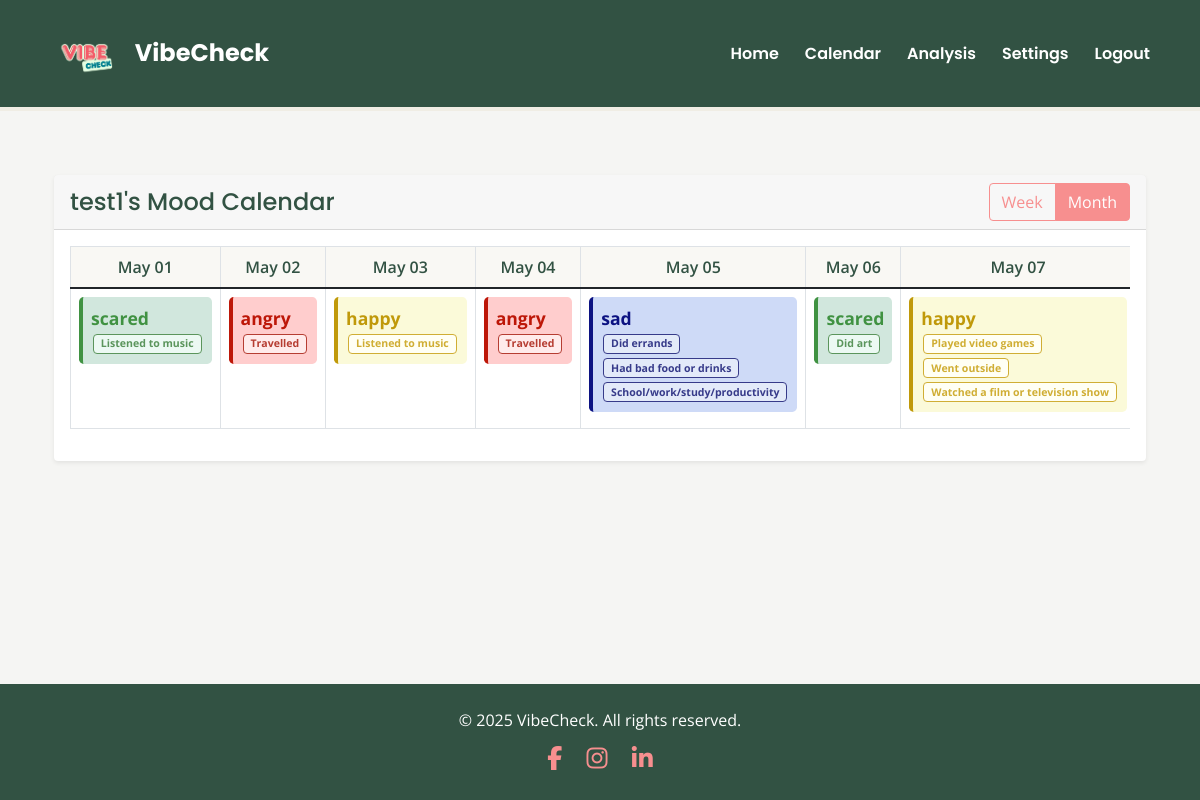
The page /calendar/test1 (signed in) on the database its author committed.
### app/models.py (models this page shows, shortened)
class User(UserMixin, db.Model):
    username = db.Column(db.String(30), primary_key=True)
    password = db.Column(db.String(100))
    privacy_setting = db.Column(db.String(20), default='friends')  # Can be 'public', 'friends', or 'private'
    moods = db.relationship('Mood', backref='user', lazy=True)
    friends = db.relationship(
        'User',
        secondary='friendships',
        primaryjoin=username==Friendship.user_id,
        secondaryjoin=username==Friendship.friend_id,
        backref='friend_of'
    )

class Mood(db.Model):
    id = db.Column(db.Integer, primary_key=True)
    mood = db.Column(db.String(50), nullable=False)
    reasons = db.Column(db.String(500), nullable=True)  # JSON string of selected reasons
    timestamp = db.Column(db.DateTime, nullable=False)
    user_id = db.Column(db.String(30), db.ForeignKey('user.username'), nullable=False)
    def get_reasons(self):
        return json.loads(self.reasons) if self.reasons else []
    @staticmethod
    def get_moods_for_date_range(user_id, start_date, end_date):
        moods = Mood.query.filter(
            Mood.user_id == user_id,
            Mood.timestamp >= start_date,
            Mood.timestamp <= end_date
        ).order_by(Mood.timestamp).all()
        mood_dict = {}
        for mood in moods:
            date_str = mood.timestamp.strftime('%Y-%m-%d')
            mood_dict[date_str] = mood
        return mood_dict

### app/main.py (the view, shortened to what this page needs)
@bp.route('/calendar/<user_id>')
@login_required
def calendar_view(user_id):
    user = User.query.get_or_404(user_id)
    today = datetime.now().date()
    week_start = today - timedelta(days=today.weekday())
    week_end = week_start + timedelta(days=6, hours=23, minutes=59, seconds=59)
    month_start = today.replace(day=1)
    if today.month == 12:
        month_end = today.replace(year=today.year + 1, month=1, day=1) - timedelta(days=1)
    else:
        month_end = today.replace(month=today.month + 1, day=1) - timedelta(days=1)
    week_dates = [week_start + timedelta(days=i) for i in range(7)]
    month_dates = []
    current_date = month_start
    while current_date <= month_end:
        month_dates.append(current_date)
        current_date += timedelta(days=1)
    week_moods = Mood.get_moods_for_date_range(user_id, week_start, week_end)
    month_moods = Mood.get_moods_for_date_range(user_id, month_start, month_end)
    return render_template('calendar.html',
                         user=user,
                         week_dates=week_dates,
                         month_dates=month_dates,
                         week_moods=week_moods,
                         month_moods=month_moods)

### app/__init__.py (called while the page is built)
def create_app(config_class=Config):
    app = Flask(__name__)
    app.config.from_object(config_class)
    if csrf_available:
        csrf = CSRFProtect(app)  # moved here to use app context directly
    db.init_app(app)
    login_manager.init_app(app)
    from app.auth import bp as auth_bp
    app.register_blueprint(auth_bp)
    from app.main import bp as main_bp
    app.register_blueprint(main_bp)
    os.makedirs(os.path.join(os.path.dirname(os.path.dirname(__file__)), 'instance'), exist_ok=True)
    from app.models import User, Mood, Friendship
    @login_manager.user_loader
    def load_user(id):
        return User.query.get(str(id))
    return app

### app/templates/calendar.html (shortened to what this page needs)
{% extends "base.html" %}
{% block head %}
<link rel="stylesheet" href="{{ url_for('static', filename='css/calendar.css') }}">
{% endblock %}
{% block content %}
<div class="container mt-4">
    <div class="row">
        <div class="col-12">
            <div class="card border-0 shadow-sm rounded-4 bg-light-subtle">
                <div class="card-header d-flex justify-content-between align-items-center">
                    <h4>{{ user.username }}'s Mood Calendar</h4>
                    <div class="btn-group">
                        <button type="button" class="btn btn-outline-theme" id="weekView">Week</button>
                        <button type="button" class="btn btn-outline-theme active" id="monthView">Month</button>
                    </div>
                </div>
                <div class="card-body">
                    <div id="monthCalendar">
                        <div class="table-responsive">
                            <table class="table table-bordered">
                                <thead>
                                    <tr>
                                        {% for day in month_dates %}
                                        <th>{{ day.strftime('%b %d') }}</th>
                                        {% endfor %}
                                    </tr>
                                </thead>
                                <tbody>
                                    <tr>
                                        {% for day in month_dates %}
                                        <td class="mood-cell" data-date="{{ day.strftime('%Y-%m-%d') }}">
                                            {% set mood = month_moods.get(day.strftime('%Y-%m-%d')) %}
                                            {% if mood %}
                                            <div class="mood-indicator bg-{{ mood.mood }}-subtle rounded-3 p-2 fw-bold">
                                                {{ mood.mood }}
                                                <div class="reasons-list">
                                                    {% for reason in mood.get_reasons() %}
                                                    <span class="reason-{{ mood.mood }} badge">{{ reason }}</span>
                                                    {% endfor %}
                                                </div>
                                            </div>
                                            {% else %}
                                            <div class="text-muted fst-italic">No mood recorded</div>
                                            {% endif %}
                                        </td>
                                        {% endfor %}
                                    </tr>
                                </tbody>
                            </table>
                        </div>
                    </div>
                </div>
            </div>
        </div>
    </div>
</div>
{% endblock %}

### app/static/css/base.css (style rules this page uses)
body { background-color: #F5F5F3; font-family: 'Open Sans', sans-serif; }
.mood-indicator { padding: 0.25rem 0.5rem; border-radius: 0.25rem; font-size: 0.875rem; }

### app/static/css/calendar.css (style rules this page uses)
.mood-cell { height: 100px; padding: 8px; vertical-align: top; background-color: #fff; transition: background-color 0.2s ease-in-out; }
.mood-indicator { font-size: 1.1em; padding: 4px 8px; border-radius: 4px; margin-bottom: 8px; background-color: #f9f8f4; font-family: 'Open Sans', sans-serif; }
.reasons-list { font-size: 0.8em; }
.reasons-list .badge { margin: 2px; display: inline-block; }
.card-header h4 { font-family: 'Poppins', sans-serif; color: #325243; margin: 0; }
.btn-outline-theme { color: #F78F8F; border-color: #F78F8F; background-color: transparent; transition: all 0.2s ease-in-out; }
.btn-outline-theme:hover, .btn-outline-theme.active, .btn-outline-theme:focus { background-color: #F78F8F; color: white; border-color: #F78F8F; }
.table thead th { background-color: #f9f8f4; color: #325243; text-align: center; font-weight: 600; }
.bg-happy-subtle { background-color: #fbfad9; color: #c0990a; border-left: 4px solid #c0990a; }
.reason-happy { background-color: #fffff4; color: #d0ae34; border: 1px solid #d0ae34; }
.bg-sad-subtle { background-color: #cedaf7; color: #0c1282; border-left: 4px solid #0c1282; }
.reason-sad { background-color: #e3eaf9; color: #373b8a; border: 1px solid #373b8a; }
.bg-angry-subtle { background-color: #ffcdcd; color: #bd1708; border-left: 4px solid #bd1708; }
.reason-angry { background-color: #ffebeb; color: #b63d32; border: 1px solid #b63d32; }
.bg-scared-subtle { background-color: #d1e7dd; color: #409242; border-left: 4px solid #409242; }
.reason-scared { background-color: #ecf9f3; color: #5b955c; border: 1px solid #5b955c; }

### rows shown on the page
User: username "test1"
Mood: mood "scared"
Mood: mood "angry"
Mood: mood "happy"
Mood: mood "angry"
Mood: mood "sad"
Mood: mood "scared"
Mood: mood "happy"

### other values the page prints
{{ day.strftime('%b %d') }} "May 01" "May 02" "May 03" "May 04" "May 05" "May 06" "May 07"
{{ reason }} "Listened to music" "Travelled" "Listened to music" "Travelled" "Did errands" "Had bad food or drinks" "School/work/study/productivity" "Did art" "Played video games" "Went outside" "Watched a film or television show"
